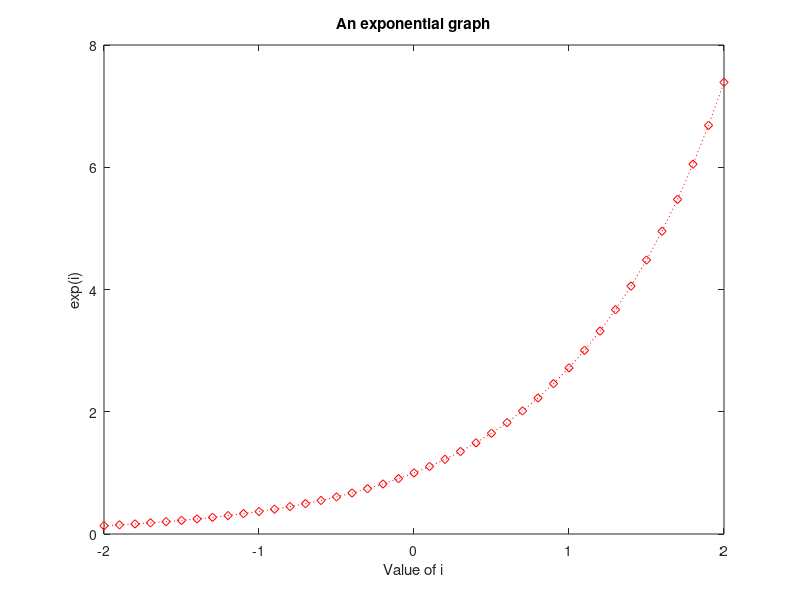

The MATLAB script that drew this image:
x=[];
y=[];

for i=-2:0.1:2;
    y=[y, exp(i)];
    x=[x,i];
end

plot(x,y,':dr')
title('An exponential graph')
xlabel('Value of i')
ylabel('exp(i)')